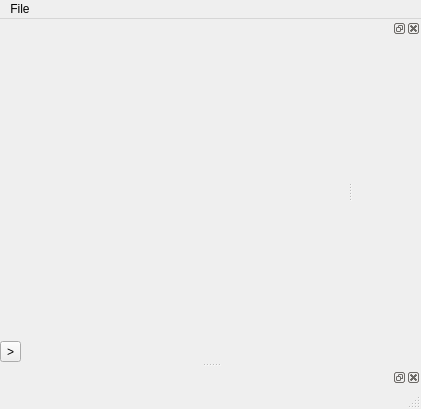
<?xml version="1.0" encoding="UTF-8"?>
<ui version="4.0">
 <class>msvQECGMainWindow</class>
 <widget class="QMainWindow" name="msvQECGMainWindow">
  <property name="geometry">
   <rect>
    <x>0</x>
    <y>0</y>
    <width>421</width>
    <height>409</height>
   </rect>
  </property>
  <property name="windowTitle">
   <string>ECG - Multi Scale Visualization Toolkit</string>
  </property>
  <widget class="QWidget" name="centralwidget">
   <layout class="QVBoxLayout" name="verticalLayout_3" stretch="1,0">
    <property name="margin">
     <number>0</number>
    </property>
    <item>
     <widget class="QVTKWidget" name="threeDView" native="true"/>
    </item>
    <item>
     <layout class="QHBoxLayout" name="horizontalLayout">
      <item>
       <widget class="QToolButton" name="playToolButton">
        <property name="text">
         <string>&gt;</string>
        </property>
       </widget>
      </item>
      <item>
       <widget class="ctkSliderWidget" name="currentFrameSlider" native="true"/>
      </item>
     </layout>
    </item>
   </layout>
  </widget>
  <widget class="QMenuBar" name="menubar">
   <property name="geometry">
    <rect>
     <x>0</x>
     <y>0</y>
     <width>421</width>
     <height>25</height>
    </rect>
   </property>
   <widget class="QMenu" name="menuFile">
    <property name="title">
     <string>File</string>
    </property>
    <addaction name="actionOpen"/>
    <addaction name="actionExit"/>
   </widget>
   <addaction name="menuFile"/>
  </widget>
  <widget class="QStatusBar" name="statusbar"/>
  <widget class="QDockWidget" name="ecgReviewPanel">
   <property name="allowedAreas">
    <set>Qt::LeftDockWidgetArea|Qt::RightDockWidgetArea</set>
   </property>
   <attribute name="dockWidgetArea">
    <number>2</number>
   </attribute>
   <widget class="QWidget" name="dockWidgetContents_3">
    <layout class="QVBoxLayout" name="verticalLayout">
     <property name="margin">
      <number>0</number>
     </property>
     <item>
      <widget class="QScrollArea" name="scrollArea">
       <property name="frameShape">
        <enum>QFrame::NoFrame</enum>
       </property>
       <property name="horizontalScrollBarPolicy">
        <enum>Qt::ScrollBarAlwaysOff</enum>
       </property>
       <property name="widgetResizable">
        <bool>true</bool>
       </property>
       <widget class="QWidget" name="scrollAreaWidgetContents">
        <property name="geometry">
         <rect>
          <x>0</x>
          <y>0</y>
          <width>79</width>
          <height>295</height>
         </rect>
        </property>
       </widget>
      </widget>
     </item>
    </layout>
   </widget>
  </widget>
  <widget class="QDockWidget" name="ecgPanel">
   <property name="floating">
    <bool>false</bool>
   </property>
   <property name="allowedAreas">
    <set>Qt::BottomDockWidgetArea|Qt::TopDockWidgetArea</set>
   </property>
   <attribute name="dockWidgetArea">
    <number>8</number>
   </attribute>
   <widget class="QWidget" name="dockWidgetContents_4">
    <layout class="QVBoxLayout" name="verticalLayout_2">
     <property name="margin">
      <number>0</number>
     </property>
     <item>
      <widget class="ctkVTKChartView" name="ecgView" native="true"/>
     </item>
    </layout>
   </widget>
  </widget>
  <action name="actionOpen">
   <property name="text">
    <string>Open...</string>
   </property>
  </action>
  <action name="actionExit">
   <property name="text">
    <string>Exit</string>
   </property>
  </action>
 </widget>
 <customwidgets>
  <customwidget>
   <class>ctkSliderWidget</class>
   <extends>QWidget</extends>
   <header>ctkSliderWidget.h</header>
  </customwidget>
  <customwidget>
   <class>QVTKWidget</class>
   <extends>QWidget</extends>
   <header>QVTKWidget.h</header>
   <container>1</container>
  </customwidget>
  <customwidget>
   <class>ctkVTKChartView</class>
   <extends>QWidget</extends>
   <header>ctkVTKChartView.h</header>
   <container>1</container>
  </customwidget>
 </customwidgets>
 <resources/>
 <connections/>
</ui>
